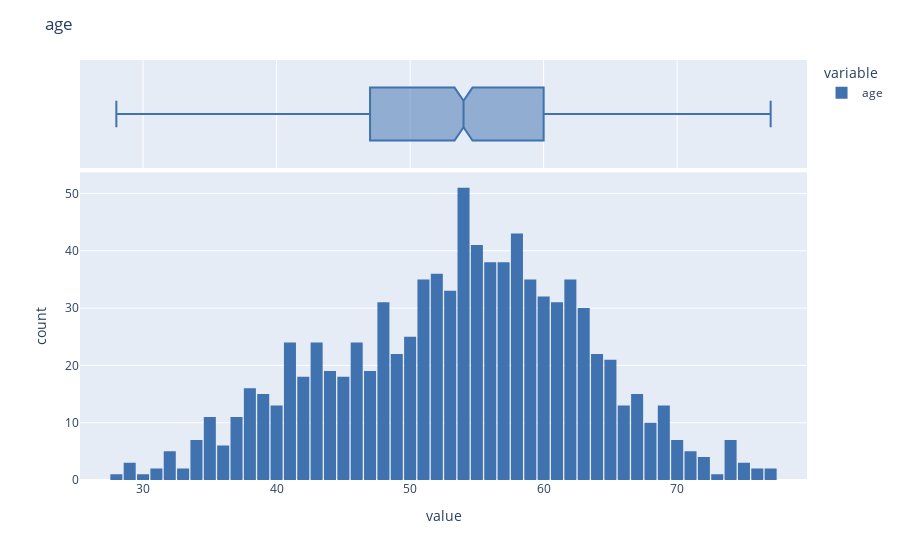
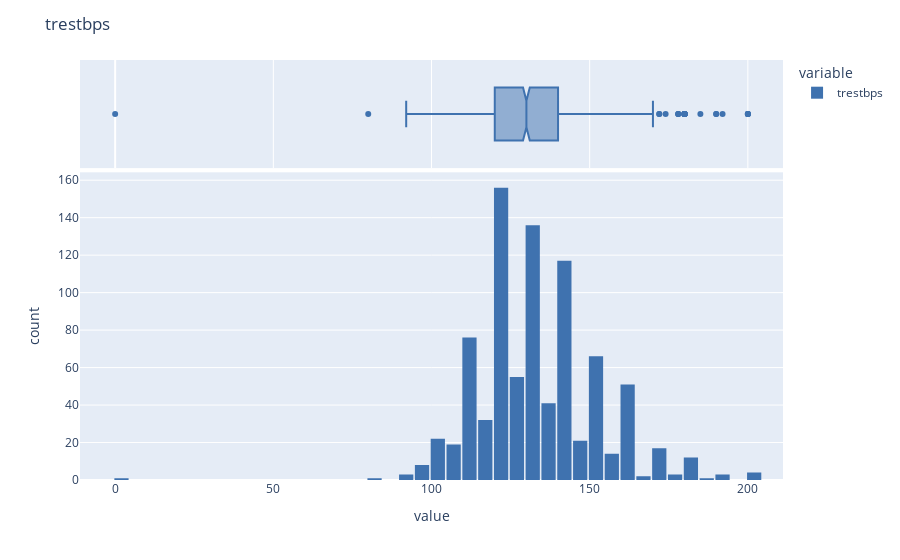
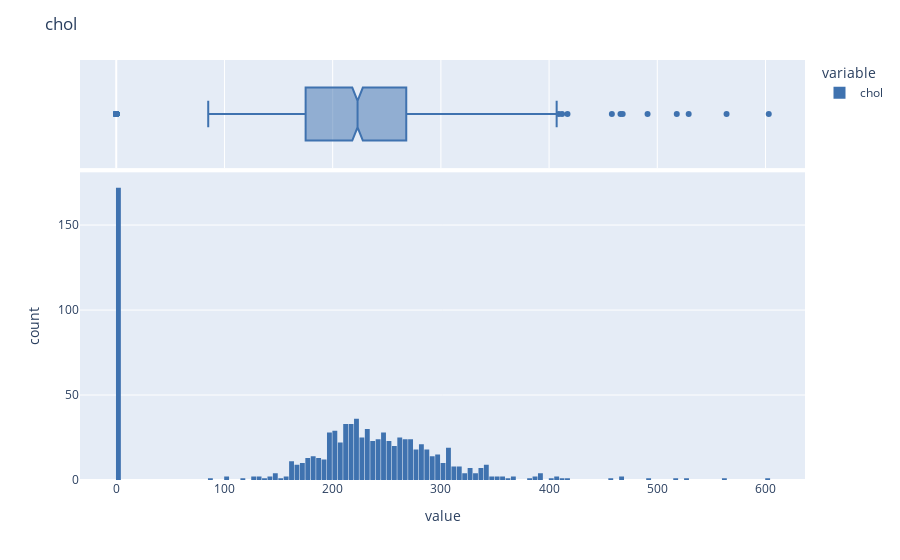
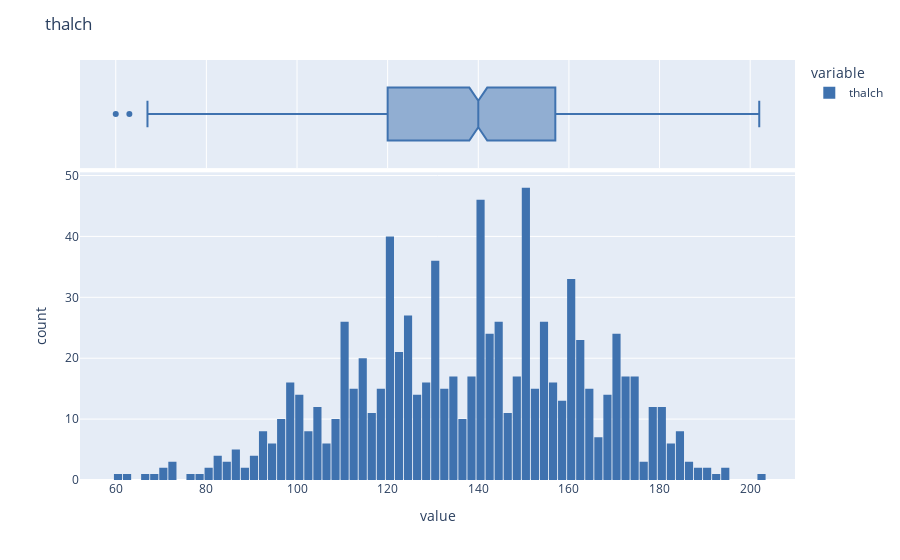

The notebook cell saved with these charts, in order:
### Code cell
for fig ,col in enumerate((numeric_df.columns)):
    fig = px.histogram(numeric_df[col],
                       marginal = "box",
                       color_discrete_sequence = ["#3F72AF"],
                       nbins = numeric_df[col].nunique())
    fig.update_layout(title = f"{col}", bargap = 0.1)
    fig.show()

### Figure 1 — Plotly figure (JSON) as saved in the notebook; plotly's stock layout.template omitted (floating-point values rounded to 4 significant figures; data arrays with more than 128 entries replaced by an {"elided": "..."} marker saying what was removed)
{"data": [{"alignmentgroup": "True", "bingroup": "x", "hovertemplate": "variable=age<br>value=%{x}<br>count=%{y}<extra></extra>", "legendgroup": "age", "marker": {"color": "#3F72AF", "pattern": {"shape": ""}}, "name": "age", "nbinsx": 50, "offsetgroup": "age", "orientation": "v", "showlegend": true, "type": "histogram", "x": {"elided": "920 int values"}, "xaxis": "x", "yaxis": "y"}, {"alignmentgroup": "True", "hovertemplate": "variable=age<br>value=%{x}<extra></extra>", "legendgroup": "age", "marker": {"color": "#3F72AF"}, "name": "age", "notched": true, "offsetgroup": "age", "showlegend": false, "type": "box", "x": {"elided": "920 int values"}, "xaxis": "x2", "yaxis": "y2"}], "layout": {"bargap": 0.1, "barmode": "relative", "legend": {"title": {"text": "variable"}, "tracegroupgap": 0}, "margin": {"t": 60}, "title": {"text": "age"}, "xaxis": {"anchor": "y", "domain": [0, 1], "title": {"text": "value"}}, "xaxis2": {"anchor": "y2", "domain": [0, 1], "matches": "x", "showgrid": true, "showticklabels": false}, "yaxis": {"anchor": "x", "domain": [0, 0.7326], "title": {"text": "count"}}, "yaxis2": {"anchor": "x2", "domain": [0.7426, 1], "matches": "y2", "showgrid": false, "showline": false, "showticklabels": false, "ticks": ""}}}

### Figure 2 — Plotly figure (JSON) as saved in the notebook; plotly's stock layout.template omitted (floating-point values rounded to 4 significant figures; data arrays with more than 128 entries replaced by an {"elided": "..."} marker saying what was removed)
{"data": [{"alignmentgroup": "True", "bingroup": "x", "hovertemplate": "variable=trestbps<br>value=%{x}<br>count=%{y}<extra></extra>", "legendgroup": "trestbps", "marker": {"color": "#3F72AF", "pattern": {"shape": ""}}, "name": "trestbps", "nbinsx": 61, "offsetgroup": "trestbps", "orientation": "v", "showlegend": true, "type": "histogram", "x": {"elided": "920 int values"}, "xaxis": "x", "yaxis": "y"}, {"alignmentgroup": "True", "hovertemplate": "variable=trestbps<br>value=%{x}<extra></extra>", "legendgroup": "trestbps", "marker": {"color": "#3F72AF"}, "name": "trestbps", "notched": true, "offsetgroup": "trestbps", "showlegend": false, "type": "box", "x": {"elided": "920 int values"}, "xaxis": "x2", "yaxis": "y2"}], "layout": {"bargap": 0.1, "barmode": "relative", "legend": {"title": {"text": "variable"}, "tracegroupgap": 0}, "margin": {"t": 60}, "title": {"text": "trestbps"}, "xaxis": {"anchor": "y", "domain": [0, 1], "title": {"text": "value"}}, "xaxis2": {"anchor": "y2", "domain": [0, 1], "matches": "x", "showgrid": true, "showticklabels": false}, "yaxis": {"anchor": "x", "domain": [0, 0.7326], "title": {"text": "count"}}, "yaxis2": {"anchor": "x2", "domain": [0.7426, 1], "matches": "y2", "showgrid": false, "showline": false, "showticklabels": false, "ticks": ""}}}

### Figure 3 — Plotly figure (JSON) as saved in the notebook; plotly's stock layout.template omitted (floating-point values rounded to 4 significant figures; data arrays with more than 128 entries replaced by an {"elided": "..."} marker saying what was removed)
{"data": [{"alignmentgroup": "True", "bingroup": "x", "hovertemplate": "variable=chol<br>value=%{x}<br>count=%{y}<extra></extra>", "legendgroup": "chol", "marker": {"color": "#3F72AF", "pattern": {"shape": ""}}, "name": "chol", "nbinsx": 217, "offsetgroup": "chol", "orientation": "v", "showlegend": true, "type": "histogram", "x": {"elided": "920 int values"}, "xaxis": "x", "yaxis": "y"}, {"alignmentgroup": "True", "hovertemplate": "variable=chol<br>value=%{x}<extra></extra>", "legendgroup": "chol", "marker": {"color": "#3F72AF"}, "name": "chol", "notched": true, "offsetgroup": "chol", "showlegend": false, "type": "box", "x": {"elided": "920 int values"}, "xaxis": "x2", "yaxis": "y2"}], "layout": {"bargap": 0.1, "barmode": "relative", "legend": {"title": {"text": "variable"}, "tracegroupgap": 0}, "margin": {"t": 60}, "title": {"text": "chol"}, "xaxis": {"anchor": "y", "domain": [0, 1], "title": {"text": "value"}}, "xaxis2": {"anchor": "y2", "domain": [0, 1], "matches": "x", "showgrid": true, "showticklabels": false}, "yaxis": {"anchor": "x", "domain": [0, 0.7326], "title": {"text": "count"}}, "yaxis2": {"anchor": "x2", "domain": [0.7426, 1], "matches": "y2", "showgrid": false, "showline": false, "showticklabels": false, "ticks": ""}}}

### Figure 4 — Plotly figure (JSON) as saved in the notebook; plotly's stock layout.template omitted (floating-point values rounded to 4 significant figures; data arrays with more than 128 entries replaced by an {"elided": "..."} marker saying what was removed)
{"data": [{"alignmentgroup": "True", "bingroup": "x", "hovertemplate": "variable=thalch<br>value=%{x}<br>count=%{y}<extra></extra>", "legendgroup": "thalch", "marker": {"color": "#3F72AF", "pattern": {"shape": ""}}, "name": "thalch", "nbinsx": 119, "offsetgroup": "thalch", "orientation": "v", "showlegend": true, "type": "histogram", "x": {"elided": "920 int values"}, "xaxis": "x", "yaxis": "y"}, {"alignmentgroup": "True", "hovertemplate": "variable=thalch<br>value=%{x}<extra></extra>", "legendgroup": "thalch", "marker": {"color": "#3F72AF"}, "name": "thalch", "notched": true, "offsetgroup": "thalch", "showlegend": false, "type": "box", "x": {"elided": "920 int values"}, "xaxis": "x2", "yaxis": "y2"}], "layout": {"bargap": 0.1, "barmode": "relative", "legend": {"title": {"text": "variable"}, "tracegroupgap": 0}, "margin": {"t": 60}, "title": {"text": "thalch"}, "xaxis": {"anchor": "y", "domain": [0, 1], "title": {"text": "value"}}, "xaxis2": {"anchor": "y2", "domain": [0, 1], "matches": "x", "showgrid": true, "showticklabels": false}, "yaxis": {"anchor": "x", "domain": [0, 0.7326], "title": {"text": "count"}}, "yaxis2": {"anchor": "x2", "domain": [0.7426, 1], "matches": "y2", "showgrid": false, "showline": false, "showticklabels": false, "ticks": ""}}}
